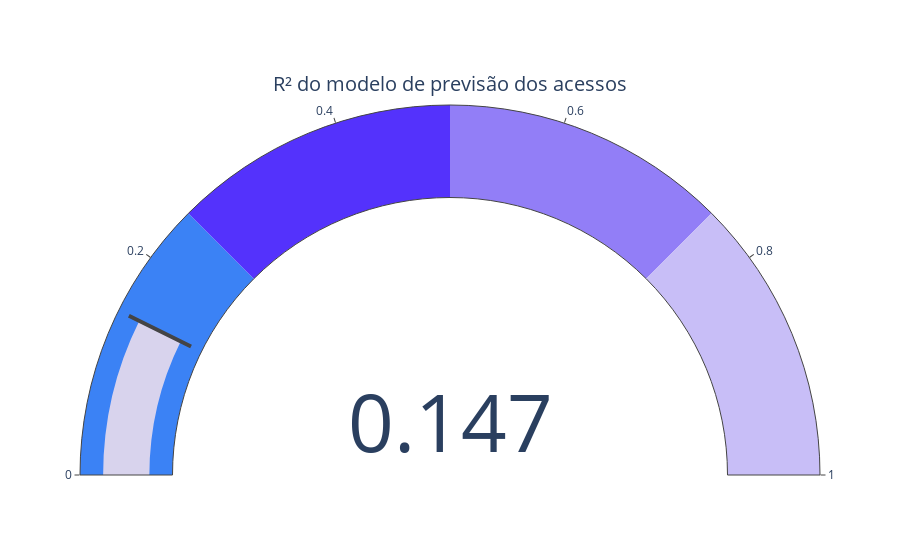

Notebook code for this chart:
### Code cell
fig = go.Figure(go.Indicator(
    mode = "gauge+number",
    value = acessos_model_score,
    domain = { "x": [0, 1], "y": [0, 1] },
    title = { "text": "R² do modelo de previsão dos acessos" },
    gauge = { 
            "axis": {"range": [0, 1]},
            "bar": {"color": "#d8d3ed" },
            "steps": [
                { "range": [ 0, 0.25 ], "color": "#3b82f5" },
                { "range": [0.25, 0.5], "color": "#5432fc" },
                { "range": [0.5, 0.75], "color": "#927ef7" },
                { "range": [0.75, 1], "color": "#c8bef7" },
            ],
            "threshold": {"line": {"color": "#444445", "width": 4}, "thickness": 0.75, "value": acessos_model_score}
        }
))
fig.show()

### Figure 1 — Plotly figure (JSON) as saved in the notebook; plotly's stock layout.template omitted (floating-point values rounded to 4 significant figures)
{"data": [{"domain": {"x": [0, 1], "y": [0, 1]}, "gauge": {"axis": {"range": [0, 1]}, "bar": {"color": "#d8d3ed"}, "steps": [{"color": "#3b82f5", "range": [0, 0.25]}, {"color": "#5432fc", "range": [0.25, 0.5]}, {"color": "#927ef7", "range": [0.5, 0.75]}, {"color": "#c8bef7", "range": [0.75, 1]}], "threshold": {"line": {"color": "#444445", "width": 4}, "thickness": 0.75, "value": 0.1465}}, "mode": "gauge+number", "title": {"text": "R² do modelo de previsão dos acessos"}, "type": "indicator", "value": 0.1465}], "layout": {}}
